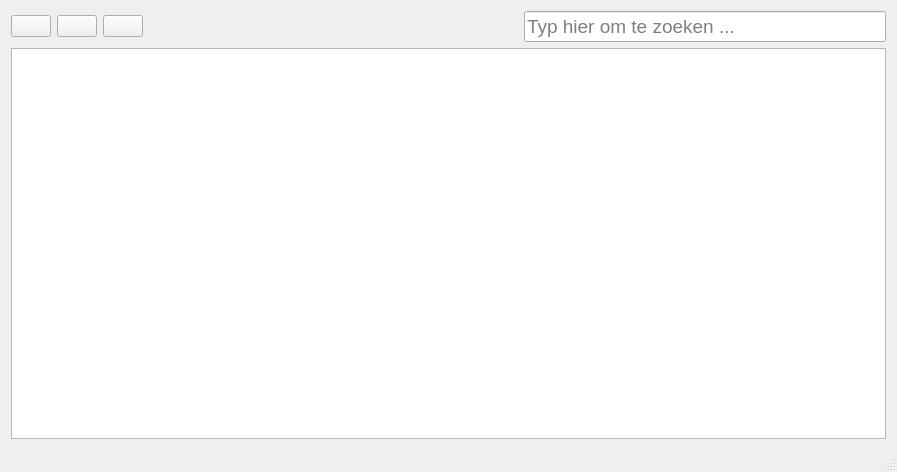
<?xml version="1.0" encoding="UTF-8"?>
<ui version="4.0">
 <class>MainWindow</class>
 <widget class="QMainWindow" name="MainWindow">
  <property name="geometry">
   <rect>
    <x>0</x>
    <y>0</y>
    <width>897</width>
    <height>472</height>
   </rect>
  </property>
  <property name="windowTitle">
   <string>Biblio</string>
  </property>
  <widget class="QWidget" name="centralWidget">
   <layout class="QVBoxLayout" name="verticalLayout">
    <item>
     <layout class="QHBoxLayout" name="horizontalLayout">
      <property name="bottomMargin">
       <number>0</number>
      </property>
      <item>
       <widget class="QPushButton" name="newBtn">
        <property name="text">
         <string/>
        </property>
        <property name="icon">
         <iconset resource="biblio.qrc">
          <normaloff>:/resources/icons/new.png</normaloff>:/resources/icons/new.png</iconset>
        </property>
        <property name="iconSize">
         <size>
          <width>48</width>
          <height>48</height>
         </size>
        </property>
        <property name="shortcut">
         <string>Ctrl+N</string>
        </property>
        <property name="default">
         <bool>false</bool>
        </property>
        <property name="flat">
         <bool>false</bool>
        </property>
       </widget>
      </item>
      <item>
       <widget class="QPushButton" name="editBtn">
        <property name="text">
         <string/>
        </property>
        <property name="icon">
         <iconset resource="biblio.qrc">
          <normaloff>:/resources/icons/edit.png</normaloff>:/resources/icons/edit.png</iconset>
        </property>
        <property name="iconSize">
         <size>
          <width>48</width>
          <height>48</height>
         </size>
        </property>
       </widget>
      </item>
      <item>
       <widget class="QPushButton" name="deleteBtn">
        <property name="text">
         <string/>
        </property>
        <property name="icon">
         <iconset resource="biblio.qrc">
          <normaloff>:/resources/icons/delete.png</normaloff>:/resources/icons/delete.png</iconset>
        </property>
        <property name="iconSize">
         <size>
          <width>48</width>
          <height>48</height>
         </size>
        </property>
       </widget>
      </item>
      <item>
       <spacer name="horizontalSpacer">
        <property name="orientation">
         <enum>Qt::Horizontal</enum>
        </property>
        <property name="sizeHint" stdset="0">
         <size>
          <width>40</width>
          <height>20</height>
         </size>
        </property>
       </spacer>
      </item>
      <item>
       <widget class="QLabel" name="label">
        <property name="text">
         <string/>
        </property>
        <property name="pixmap">
         <pixmap resource="biblio.qrc">:/resources/icons/search.png</pixmap>
        </property>
       </widget>
      </item>
      <item>
       <widget class="QLineEdit" name="searchTxt">
        <property name="font">
         <font>
          <pointsize>14</pointsize>
         </font>
        </property>
        <property name="placeholderText">
         <string>Typ hier om te zoeken ...</string>
        </property>
       </widget>
      </item>
     </layout>
    </item>
    <item>
     <widget class="QTableView" name="tableView">
      <property name="alternatingRowColors">
       <bool>true</bool>
      </property>
      <attribute name="horizontalHeaderHighlightSections">
       <bool>false</bool>
      </attribute>
      <attribute name="horizontalHeaderStretchLastSection">
       <bool>true</bool>
      </attribute>
     </widget>
    </item>
   </layout>
  </widget>
  <widget class="QStatusBar" name="statusBar"/>
 </widget>
 <layoutdefault spacing="6" margin="11"/>
 <resources>
  <include location="biblio.qrc"/>
 </resources>
 <connections/>
</ui>
